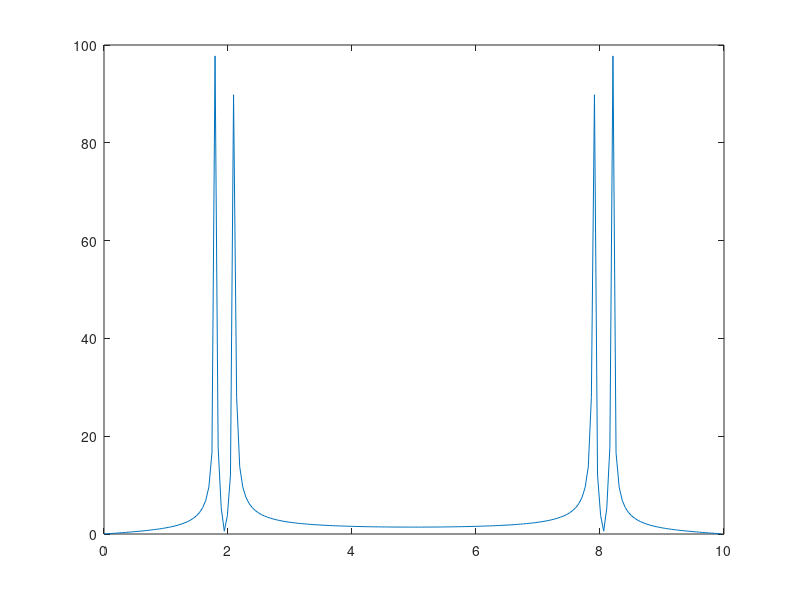

MATLAB code to generate this figure:
% Course: https://matlabacademy.mathworks.com/R2018b/portal.html?course=gettingstarted

% Clear variables
clc;
clear;

% Initial variables
fs = 10;
time_frame = (0:1/fs:20);

% Generate signals -- the sum of two sine waves
y_signals = sin(1.8 * 2 * pi * time_frame) + sin(2.1 * 2 * pi * time_frame);

% plot(time_frame, y);

% Fourier Transform
yfft = fft(y_signals);

no_of_signales = length(y_signals);
frequencies = (0:fs/no_of_signales:fs*(no_of_signales-1)/no_of_signales);

plot(frequencies, abs(yfft));

% TODO: Add more details and explanation of theory used
